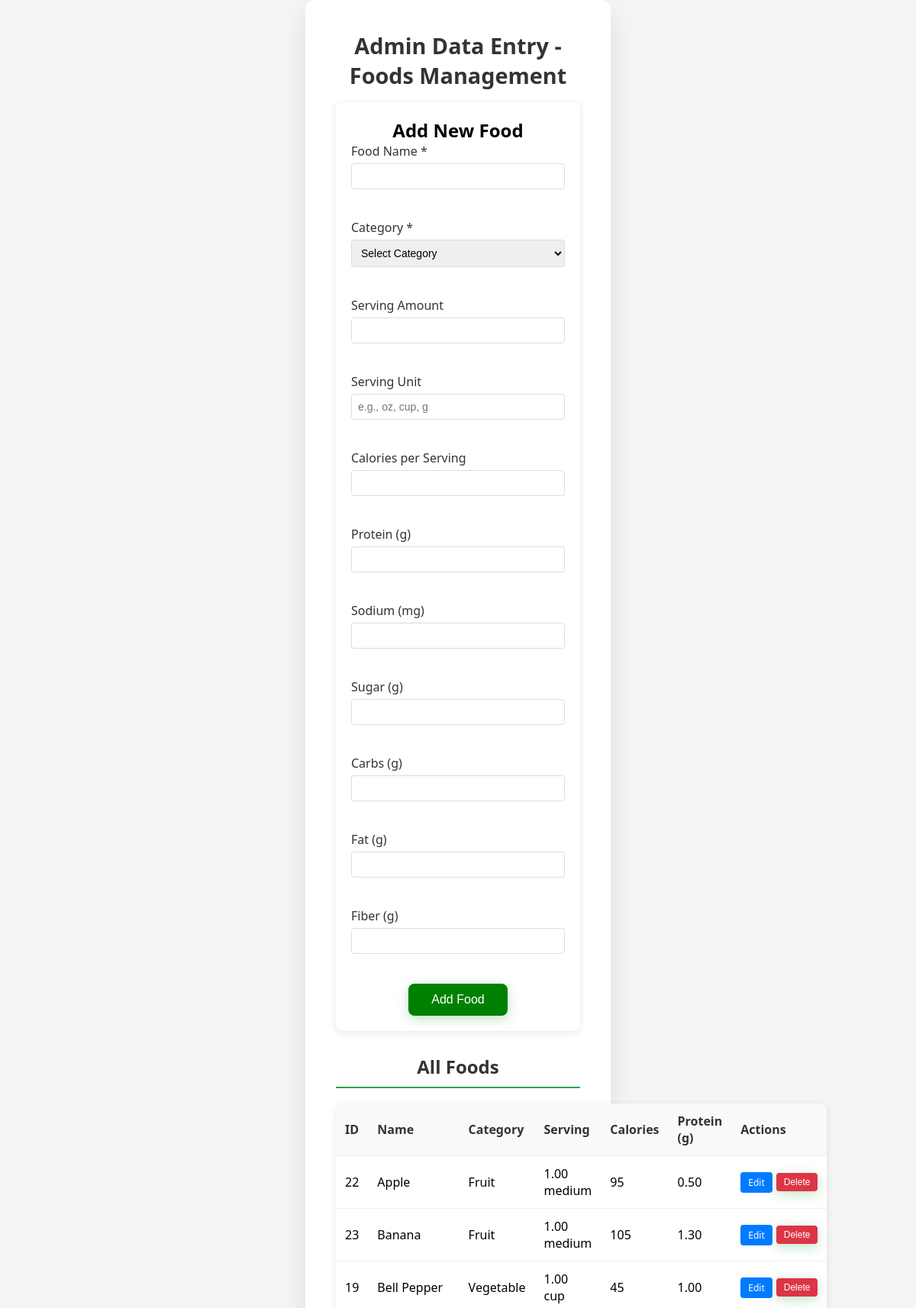
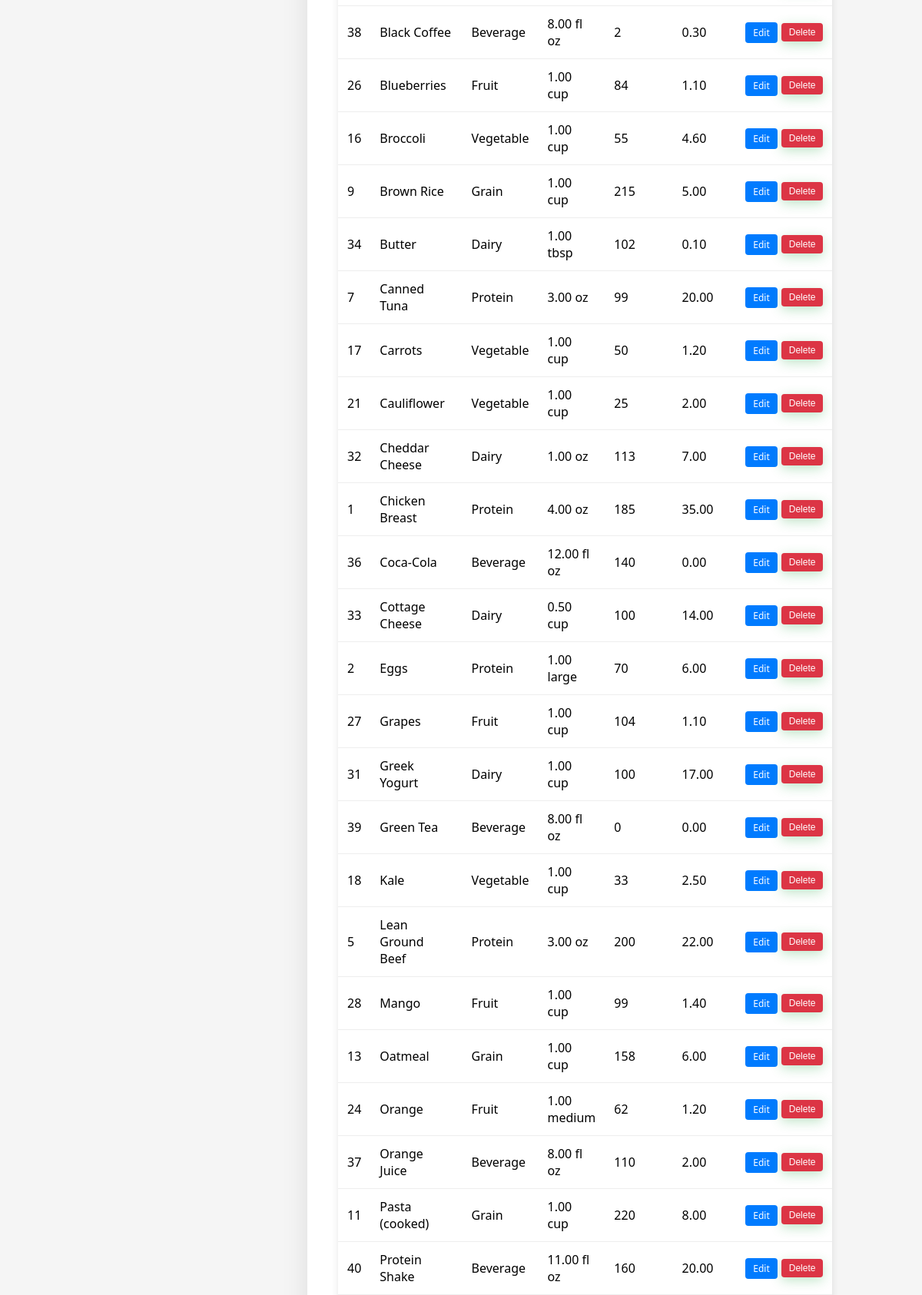
The page /admin/adminDataEntry.php (signed in, upper part) on the database its author committed (2 pictures, top to bottom).
### tables this page shows
CREATE TABLE Foods (
  id INT PRIMARY KEY AUTO_INCREMENT,

  name VARCHAR(50) NOT NULL,

  category ENUM('protein', 'grain', 'vegetable', 'fruit', 'dairy', 'beverage') NOT NULL,

  serving_amount DECIMAL(6,2),            
  serving_unit VARCHAR(20),               

  calories_per_serving INT,

  protein_grams DECIMAL(5,2),
  sodium_mg INT,
  sugar_grams DECIMAL(5,2),
  carbs_grams DECIMAL(5,2),
  fat_grams DECIMAL(5,2),
  fiber_grams DECIMAL(5,2),

  INDEX idx_category (category),
  INDEX idx_nutrition (protein_grams, sodium_mg, sugar_grams)
);

### database/db.php (called while the page is built, shortened)
<?php
class db {
    private $pdo = null;
    function __construct() {
    try {
        $this->pdo = new PDO (
            "mysql:host=".DB_HOST.";dbname=".DB_NAME.";charset=".DB_CHARSET,
            DB_USER, DB_PASSWORD, [
                PDO::ATTR_ERRMODE => PDO::ERRMODE_EXCEPTION,
                PDO::ATTR_DEFAULT_FETCH_MODE => PDO::FETCH_ASSOC
            ]
        );
    } catch (PDOException $e) {
        echo "ERROR connecting <br>".$e->getMessage();
        return null;
    }
}
      function select ($sql, $data=null) {
          try{
              $this->stmt = $this->pdo->prepare($sql);
              $this->stmt->execute($data);
              return $this->stmt->fetchAll();
          } catch (PDOException $e) {
               echo $sql . "<br>".$e->getMessage();
               return null;
          }
      }
}
$_db = new db();

### admin/adminDataEntry.php (the view, shortened to what this page needs)
<?php
require_once __DIR__ . '/../database/db.php';
$foods = $_db->select("SELECT * FROM Foods ORDER BY name");
$editFood = null;
?>
<!DOCTYPE html>
<html lang="en">
<head>
    <link rel="stylesheet" href="../style.css">
</head>
<body>
<div class="container">
    <h1>Admin Data Entry - Foods Management</h1>
    <div class="form-container">
        <h2><?php echo $editFood ? 'Edit Food' : 'Add New Food'; ?></h2>
        <form method="POST">
            <div class="form-row">
                <div class="form-group">
                    <label for="name">Food Name *</label>
                    <input type="text" id="name" name="name" value="<?php echo htmlspecialchars($editFood['name'] ?? ''); ?>" required>
                </div>
                <div class="form-group">
                    <label for="category">Category *</label>
                    <select id="category" name="category" required>
                        <option value="">Select Category</option>
                    </select>
                </div>
            </div>
            <div class="form-row">
                <div class="form-group">
                    <label for="serving_amount">Serving Amount</label>
                    <input type="number" step="0.01" id="serving_amount" name="serving_amount" value="<?php echo htmlspecialchars($editFood['serving_amount'] ?? ''); ?>">
                </div>
                <div class="form-group">
                    <label for="serving_unit">Serving Unit</label>
                    <input type="text" id="serving_unit" name="serving_unit" value="<?php echo htmlspecialchars($editFood['serving_unit'] ?? ''); ?>" placeholder="e.g., oz, cup, g">
                </div>
                <div class="form-group">
                    <label for="calories">Calories per Serving</label>
                    <input type="number" id="calories" name="calories" value="<?php echo htmlspecialchars($editFood['calories_per_serving'] ?? ''); ?>">
                </div>
            </div>
            <div class="form-row">
                <div class="form-group">
                    <label for="protein">Protein (g)</label>
                    <input type="number" step="0.01" id="protein" name="protein" value="<?php echo htmlspecialchars($editFood['protein_grams'] ?? ''); ?>">
                </div>
                <div class="form-group">
                    <label for="sodium">Sodium (mg)</label>
                    <input type="number" id="sodium" name="sodium" value="<?php echo htmlspecialchars($editFood['sodium_mg'] ?? ''); ?>">
                </div>
                <div class="form-group">
                    <label for="sugar">Sugar (g)</label>
                    <input type="number" step="0.01" id="sugar" name="sugar" value="<?php echo htmlspecialchars($editFood['sugar_grams'] ?? ''); ?>">
                </div>
            </div>
            <div class="form-row">
                <div class="form-group">
                    <label for="carbs">Carbs (g)</label>
                    <input type="number" step="0.01" id="carbs" name="carbs" value="<?php echo htmlspecialchars($editFood['carbs_grams'] ?? ''); ?>">
                </div>
                <div class="form-group">
                    <label for="fat">Fat (g)</label>
                    <input type="number" step="0.01" id="fat" name="fat" value="<?php echo htmlspecialchars($editFood['fat_grams'] ?? ''); ?>">
                </div>
                <div class="form-group">
                    <label for="fiber">Fiber (g)</label>
                    <input type="number" step="0.01" id="fiber" name="fiber" value="<?php echo htmlspecialchars($editFood['fiber_grams'] ?? ''); ?>">
                </div>
            </div>
            <button type="submit"><?php echo $editFood ? 'Update Food' : 'Add Food'; ?></button>
        </form>
    </div>
    <h2 class="section-title">All Foods</h2>
    <?php if ($foods): ?>
        <table class="foods-table">
            <thead>
                <tr>
                    <th>ID</th>
                    <th>Name</th>
                    <th>Category</th>
                    <th>Serving</th>
                    <th>Calories</th>
                    <th>Protein (g)</th>
                    <th>Actions</th>
                </tr>
            </thead>
            <tbody>
                <?php foreach ($foods as $food): ?>
                    <tr>
                        <td><?php echo $food['id']; ?></td>
                        <td><?php echo htmlspecialchars($food['name']); ?></td>
                        <td><?php echo ucfirst($food['category']); ?></td>
                        <td><?php echo $food['serving_amount'] ? $food['serving_amount'] . ' ' . $food['serving_unit'] : '-'; ?></td>
                        <td><?php echo $food['calories_per_serving'] ?? '-'; ?></td>
                        <td><?php echo $food['protein_grams'] ?? '-'; ?></td>
                        <td>
                            <div class="action-buttons">
                                <a href="adminDataEntry.php?edit=<?php echo $food['id']; ?>" class="btn-small btn-edit">Edit</a>
                                <form method="POST" style="display: inline;" onsubmit="return confirm('Are you sure you want to delete this food item?');">
                                    <button type="submit" class="btn-small btn-delete">Delete</button>
                                </form>
                            </div>
                        </td>
                    </tr>
                <?php endforeach; ?>
            </tbody>
        </table>
    <?php else: ?>
        <p>No foods found. Add your first food item above!</p>
    <?php endif; ?>
</div>
</body>
</html>

### style.css (style rules this page uses)
* { margin: 0; padding: 0; box-sizing: border-box; }
body { font-family: 'Segoe UI', Tahoma, Geneva, Verdana, sans-serif; background: #f5f5f5; min-height: 100vh; display: flex; align-items: center; justify-content: center; }
.container { background: white; padding: 2.5rem; border-radius: 12px; box-shadow: 0 15px 35px rgba(0, 0, 0, 0.1); text-align: center; max-width: 400px; width: 90%; }
h1 { color: #333; margin-bottom: 1rem; font-size: 1.8rem; font-weight: 600; }
button { background: green; color: white; border: none; padding: 12px 30px; border-radius: 8px; font-size: 1rem; font-weight: 500; cursor: pointer; transition: all 0.3s ease; box-shadow: 0 4px 15px rgba(40, 167, 69, 0.3); }
.form-group { margin-bottom: 1.5rem; text-align: left; }
.form-group label { display: block; margin-bottom: 0.5rem; color: #333; font-weight: 500; }
.form-group input { width: 100%; padding: 12px; border: 2px solid #ddd; border-radius: 8px; font-size: 1rem; transition: border-color 0.3s ease; }

### admin/adminDataEntry.php (style rules this page uses)
.form-container { background: #fff; padding: 20px; border-radius: 8px; box-shadow: 0 2px 10px rgba(0,0,0,0.1); margin-bottom: 30px; }
.form-row { display: flex; gap: 15px; margin-bottom: 15px; flex-wrap: wrap; }
.form-group { flex: 1; min-width: 200px; }
.form-group label { display: block; margin-bottom: 5px; font-weight: 500; color: #333; }
.form-group input, .form-group select { width: 100%; padding: 8px; border: 1px solid #ddd; border-radius: 4px; font-size: 14px; }
.foods-table { width: 100%; border-collapse: collapse; background: #fff; border-radius: 8px; overflow: hidden; box-shadow: 0 2px 10px rgba(0,0,0,0.1); }
.foods-table th, .foods-table td { padding: 12px; text-align: left; border-bottom: 1px solid #eee; }
.foods-table th { background: #f8f9fa; font-weight: 600; color: #333; }
.action-buttons { display: flex; gap: 5px; }
.btn-small { padding: 5px 10px; font-size: 12px; border: none; border-radius: 4px; cursor: pointer; text-decoration: none; display: inline-block; }
.btn-edit { background: #007bff; color: white; }
.btn-delete { background: #dc3545; color: white; }
.section-title { margin-top: 30px; margin-bottom: 20px; color: #333; border-bottom: 2px solid #28a745; padding-bottom: 10px; }

### rows shown on the page
foods: id "22", name "Apple", category "Fruit", serving_amount "1.00", serving_unit "medium", calories_per_serving "95", protein_grams "0.50"
foods: id "23", name "Banana", category "Fruit", serving_amount "1.00", serving_unit "medium", calories_per_serving "105", protein_grams "1.30"
foods: id "19", name "Bell Pepper", category "Vegetable", serving_amount "1.00", serving_unit "cup", calories_per_serving "45", protein_grams "1.00"
foods: id "38", name "Black Coffee", category "Beverage", serving_amount "8.00", serving_unit "fl oz", calories_per_serving "2", protein_grams "0.30"
foods: id "26", name "Blueberries", category "Fruit", serving_amount "1.00", serving_unit "cup", calories_per_serving "84", protein_grams "1.10"
foods: id "16", name "Broccoli", category "Vegetable", serving_amount "1.00", serving_unit "cup", calories_per_serving "55", protein_grams "4.60"
foods: id "9", name "Brown Rice", category "Grain", serving_amount "1.00", serving_unit "cup", calories_per_serving "215", protein_grams "5.00"
foods: id "34", name "Butter", category "Dairy", serving_amount "1.00", serving_unit "tbsp", calories_per_serving "102", protein_grams "0.10"
foods: id "7", name "Canned Tuna", category "Protein", serving_amount "3.00", serving_unit "oz", calories_per_serving "99", protein_grams "20.00"
foods: id "17", name "Carrots", category "Vegetable", serving_amount "1.00", serving_unit "cup", calories_per_serving "50", protein_grams "1.20"
foods: id "21", name "Cauliflower", category "Vegetable", serving_amount "1.00", serving_unit "cup", calories_per_serving "25", protein_grams "2.00"
foods: id "32", name "Cheddar Cheese", category "Dairy", serving_amount "1.00", serving_unit "oz", calories_per_serving "113", protein_grams "7.00"
foods: id "1", name "Chicken Breast", category "Protein", serving_amount "4.00", serving_unit "oz", calories_per_serving "185", protein_grams "35.00"
foods: id "36", name "Coca-Cola", category "Beverage", serving_amount "12.00", serving_unit "fl oz", calories_per_serving "140", protein_grams "0.00"
foods: id "33", name "Cottage Cheese", category "Dairy", serving_amount "0.50", serving_unit "cup", calories_per_serving "100", protein_grams "14.00"
foods: id "2", name "Eggs", category "Protein", serving_amount "1.00", serving_unit "large", calories_per_serving "70", protein_grams "6.00"
foods: id "27", name "Grapes", category "Fruit", serving_amount "1.00", serving_unit "cup", calories_per_serving "104", protein_grams "1.10"
foods: id "31", name "Greek Yogurt", category "Dairy", serving_amount "1.00", serving_unit "cup", calories_per_serving "100", protein_grams "17.00"
foods: id "39", name "Green Tea", category "Beverage", serving_amount "8.00", serving_unit "fl oz", calories_per_serving "0", protein_grams "0.00"
foods: id "18", name "Kale", category "Vegetable", serving_amount "1.00", serving_unit "cup", calories_per_serving "33", protein_grams "2.50"
foods: id "5", name "Lean Ground Beef", category "Protein", serving_amount "3.00", serving_unit "oz", calories_per_serving "200", protein_grams "22.00"
foods: id "28", name "Mango", category "Fruit", serving_amount "1.00", serving_unit "cup", calories_per_serving "99", protein_grams "1.40"
foods: id "13", name "Oatmeal", category "Grain", serving_amount "1.00", serving_unit "cup", calories_per_serving "158", protein_grams "6.00"
foods: id "24", name "Orange", category "Fruit", serving_amount "1.00", serving_unit "medium", calories_per_serving "62", protein_grams "1.20"
foods: id "37", name "Orange Juice", category "Beverage", serving_amount "8.00", serving_unit "fl oz", calories_per_serving "110", protein_grams "2.00"
foods: id "11", name "Pasta (cooked)", category "Grain", serving_amount "1.00", serving_unit "cup", calories_per_serving "220", protein_grams "8.00"
foods: id "40", name "Protein Shake", category "Beverage", serving_amount "11.00", serving_unit "fl oz", calories_per_serving "160", protein_grams "20.00"
